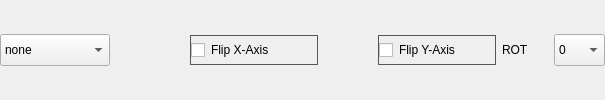
            <widget class="QWidget" name="horizontalWidget15" native="true">
             <property name="sizePolicy">
              <sizepolicy hsizetype="Expanding" vsizetype="Fixed">
               <horstretch>0</horstretch>
               <verstretch>0</verstretch>
              </sizepolicy>
             </property>
             <layout class="QHBoxLayout" name="horizontalLayout_37">
              <property name="leftMargin">
               <number>0</number>
              </property>
              <property name="topMargin">
               <number>0</number>
              </property>
              <property name="rightMargin">
               <number>0</number>
              </property>
              <property name="bottomMargin">
               <number>0</number>
              </property>
              <item>
               <widget class="QComboBox" name="comboBoxUSBCam">
                <property name="sizePolicy">
                 <sizepolicy hsizetype="Fixed" vsizetype="Fixed">
                  <horstretch>0</horstretch>
                  <verstretch>0</verstretch>
                 </sizepolicy>
                </property>
                <property name="minimumSize">
                 <size>
                  <width>110</width>
                  <height>32</height>
                 </size>
                </property>
                <property name="maximumSize">
                 <size>
                  <width>110</width>
                  <height>32</height>
                 </size>
                </property>
                <item>
                 <property name="text">
                  <string>none</string>
                 </property>
                </item>
                <item>
                 <property name="text">
                  <string>enabled</string>
                 </property>
                </item>
               </widget>
              </item>
              <item>
               <widget class="QLabel" name="label_39">
                <property name="sizePolicy">
                 <sizepolicy hsizetype="Fixed" vsizetype="Fixed">
                  <horstretch>0</horstretch>
                  <verstretch>0</verstretch>
                 </sizepolicy>
                </property>
                <property name="minimumSize">
                 <size>
                  <width>68</width>
                  <height>30</height>
                 </size>
                </property>
                <property name="maximumSize">
                 <size>
                  <width>68</width>
                  <height>30</height>
                 </size>
                </property>
                <property name="text">
                 <string/>
                </property>
               </widget>
              </item>
              <item>
               <widget class="QCheckBox" name="checkBoxFlipXUSB">
                <property name="sizePolicy">
                 <sizepolicy hsizetype="Fixed" vsizetype="Fixed">
                  <horstretch>0</horstretch>
                  <verstretch>0</verstretch>
                 </sizepolicy>
                </property>
                <property name="minimumSize">
                 <size>
                  <width>128</width>
                  <height>30</height>
                 </size>
                </property>
                <property name="maximumSize">
                 <size>
                  <width>128</width>
                  <height>30</height>
                 </size>
                </property>
                <property name="styleSheet">
                 <string notr="true">border: 1px solid;
border-color: rgb(85, 87, 83);</string>
                </property>
                <property name="text">
                 <string>Flip X-Axis</string>
                </property>
               </widget>
              </item>
              <item>
               <spacer name="horizontalSpacer_6">
                <property name="sizeType">
                 <enum>QSizePolicy::Fixed</enum>
                </property>
                <property name="sizeHint" stdset="0">
                 <size>
                  <width>54</width>
                  <height>20</height>
                 </size>
                </property>
               </spacer>
              </item>
              <item>
               <widget class="QCheckBox" name="checkBoxFlipYUSB">
                <property name="minimumSize">
                 <size>
                  <width>118</width>
                  <height>30</height>
                 </size>
                </property>
                <property name="maximumSize">
                 <size>
                  <width>118</width>
                  <height>30</height>
                 </size>
                </property>
                <property name="styleSheet">
                 <string notr="true">border: 1px solid;
border-color: rgb(85, 87, 83);</string>
                </property>
                <property name="text">
                 <string>Flip Y-Axis</string>
                </property>
               </widget>
              </item>
              <item>
               <widget class="QLabel" name="label_40">
                <property name="sizePolicy">
                 <sizepolicy hsizetype="Fixed" vsizetype="Fixed">
                  <horstretch>0</horstretch>
                  <verstretch>0</verstretch>
                 </sizepolicy>
                </property>
                <property name="minimumSize">
                 <size>
                  <width>46</width>
                  <height>30</height>
                 </size>
                </property>
                <property name="maximumSize">
                 <size>
                  <width>46</width>
                  <height>30</height>
                 </size>
                </property>
                <property name="text">
                 <string>ROT</string>
                </property>
               </widget>
              </item>
              <item>
               <widget class="QComboBox" name="comboBoxUSBRotation">
                <property name="sizePolicy">
                 <sizepolicy hsizetype="Expanding" vsizetype="Fixed">
                  <horstretch>0</horstretch>
                  <verstretch>0</verstretch>
                 </sizepolicy>
                </property>
                <property name="minimumSize">
                 <size>
                  <width>0</width>
                  <height>32</height>
                 </size>
                </property>
                <property name="maximumSize">
                 <size>
                  <width>16777215</width>
                  <height>32</height>
                 </size>
                </property>
                <property name="styleSheet">
                 <string notr="true">QScrollBar { 
	width: 40px;
	background-color: rgba(85, 87, 83, 0.7);
}
QComboBox::item {
	padding-top: 6px;
	padding-bottom: 6px;
	height: 32px;
	min-height: 32px;
}
QComboBox::item:selected {
	background-color: rgb(78, 154, 6);
	padding-top: 6px;
	padding-bottom: 6px;
	height: 32px;
	min-height: 32px;
}</string>
                </property>
                <item>
                 <property name="text">
                  <string>0</string>
                 </property>
                </item>
                <item>
                 <property name="text">
                  <string>180</string>
                 </property>
                </item>
               </widget>
              </item>
             </layout>
            </widget>
